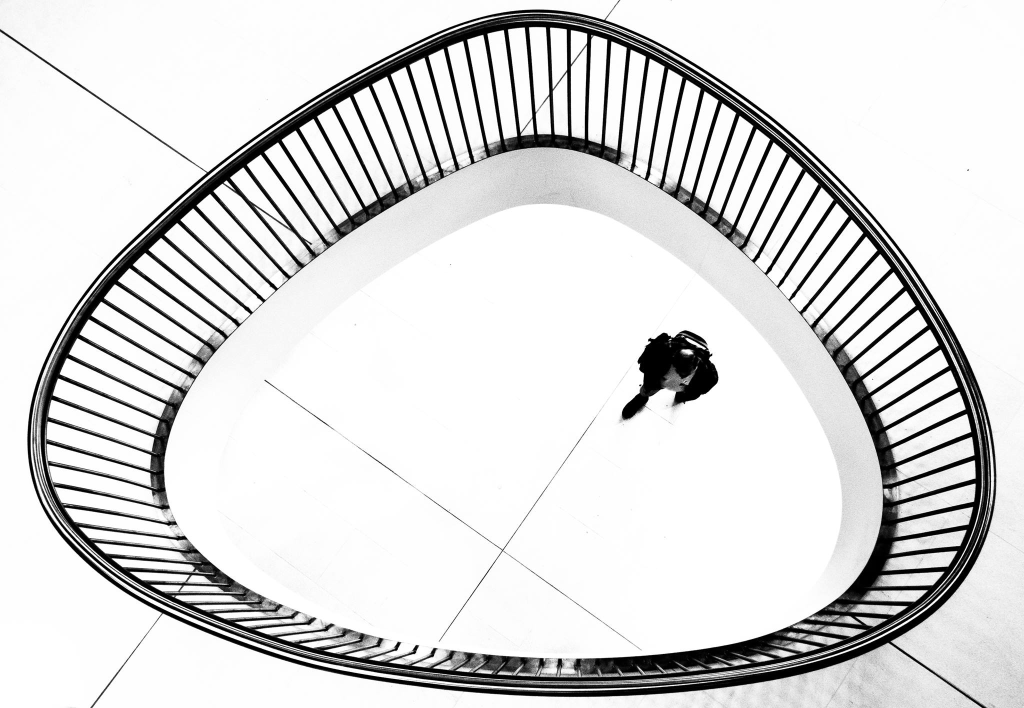
#> input picture source-imgs/man.jpg, 2048 x 1416 px, given as the content of the folder source-imgs/trans-visibility-day, which was not available (shown at 1/2 size)
$ python trans-visibility-day.py
#> lines starting #> are read from the running program, lines starting #| are printed output that depends on the picture; pictures that were not available may be replaced by others from this repository, and a replacement may not be noted
### helper_functions.py
# Copyright 2025
# Author: Michal Jenčo
# Email: michal.jenco.brno@gmail.com


from random import randint

from PIL import ImagePalette, Image, ImageDraw, ImageFont, ImageFilter, ImageEnhance
import random
from typing import Any
import numpy as np


# [50 lines left out: functions generate_palette, shift_rgb, euclidean_distance, not called in this run]


def get_image_center_coord(width: int, height: int) -> tuple[int, int]:
    return width // 2, height // 2


# [28 lines left out: functions generate_circle_mask, reduce_palette, not called in this run]

def average_rgb_pixel(r, g, b) -> int:
    return (r + g + b) // 3


# [12 lines left out: function convert_image_to_rgba, not called in this run]
    # img.save("masks/man_rgba2.png")

def mask_images(img1: Image, img2: Image, mask: Image) -> Image:
    return Image.composite(img1, img2, mask)


def get_math_fname(func) -> str:
    return str(func).split()[-1][:-1]

# generate_circle_mask((1536, 2048), feather=1.5)
# convert_image_to_rgba(Image.open("masks/man.png"))

# [35 lines left out: functions generate_stripes_overlay, vary_palette, not called in this run]


def create_stripes(image: Image, num_of_stripes: int, stripe_height: int, stripe_func = None):
    for i in range(num_of_stripes):
        upper = randint(0, image.height)
        lower = upper + stripe_height

        left, upper, right, lower = 0, upper, image.width, lower
        box = (left, upper, right, lower)
        stripe = image.crop(box=box)

        if stripe_func:
            stripe = stripe_func(stripe)

        upper = randint(0, image.height)
        lower = upper + stripe_height
        image.paste(stripe, box=(0, upper, image.width, lower))


# [31 lines of commented-out code are left out]


# [100 lines left out: functions threshold_pixels, threshold_palette, glitch_pixels, displacement_func, generate_img_with_adaptive_palette, make_tiles, not called in this run]


class PanDirection:
    LEFT_RIGHT = 0
    RIGHT_LEFT = 1
    LRL = 2
    RLR = 3


def make_panned_sequence(image: Image,
                         direction: PanDirection,
                         step_size: int,
                         aspect_ratio: str
                         ) -> list[Image]:
    """
    :param image:
    :param direction:
    :param step_size:
    :param aspect_ratio: Need to be string in the format "x:y", e.g. 4:5 for instagram
    :return:
    """

    w, h = image.size

    x_ratio, y_ratio = aspect_ratio.split(":")
    x_ratio, y_ratio = int(x_ratio), int(y_ratio)

    output_sequence: list[Image] = []
    slide_width = int(h / y_ratio * x_ratio)

    left, upper, right, lower = 0, 0, slide_width, h

    while True:
        box = left, upper, right, lower
        slide = image.crop(box)

        output_sequence.append(slide)

        left += step_size
        right += step_size

        if right > w:
            break

    if direction == PanDirection.LEFT_RIGHT:
        return output_sequence
    elif direction == PanDirection.RIGHT_LEFT:
        output_sequence.reverse()

        return output_sequence
    elif direction == PanDirection.LRL:
        reversed_copy = output_sequence.copy()
        reversed_copy.reverse()

        return output_sequence[:-1] + reversed_copy


# [191 lines left out: functions make_panned_sequence_list, darken_palette, add_neon_text, apply_bloom_effect, round_and_diffuse_corners, create_image_grid and 1 more, not called in this run]

### trans-visibility-day.py
# Copyright 2025
# Author: Michal Jenčo
# Email: michal.jenco.brno@gmail.com


from random import  randrange

from PIL import Image
import os
from pathlib import Path

from helper_functions import create_stripes, make_panned_sequence, PanDirection
from palettes import trans_flag_palette


if __name__ == '__main__':
    project_name = "trans-visibility-day"
    src_folder = f"source-imgs/{project_name}"
    image_paths = list(Path(src_folder).glob("*.jpg"))
    images = [Image.open(image_path) for image_path in image_paths]
#> images = 1 item

    for i, img in enumerate(images):
        pan_series = make_panned_sequence(img, PanDirection.LEFT_RIGHT, 20, "4:5")

        for j, slide in enumerate(pan_series):
            w, h = slide.size

            ### ADD STRIPE COPIES
            create_stripes(
                slide,
                num_of_stripes=10,
                stripe_height=randrange(10, 30),
            )
            ### ADD STRIPE COPIES

            ### DITHER + PALETTE
            palette_image = Image.new('P', (1, 1))
            palette_image.putpalette(trans_flag_palette)

            slide = slide.quantize(palette=palette_image, dither=Image.Dither.RASTERIZE)
            ### DITHER + PALETTE

            save_path = f"pallette-out/{project_name}/{i}-{j}.png"
            print(f"Saving {save_path}")
            slide.save(save_path)
#> this loop made 1 pass
#> (w in make_panned_sequence, h in make_panned_sequence, x_ratio in make_panned_sequence, y_ratio in make_panned_sequence, slide_width in make_panned_sequence, upper in make_panned_sequence) on pass 1: (2048, 1416, 4, 5, 1132, 0)
#> (printed output is left out)
#> pass 1, `slide.save(save_path)`:
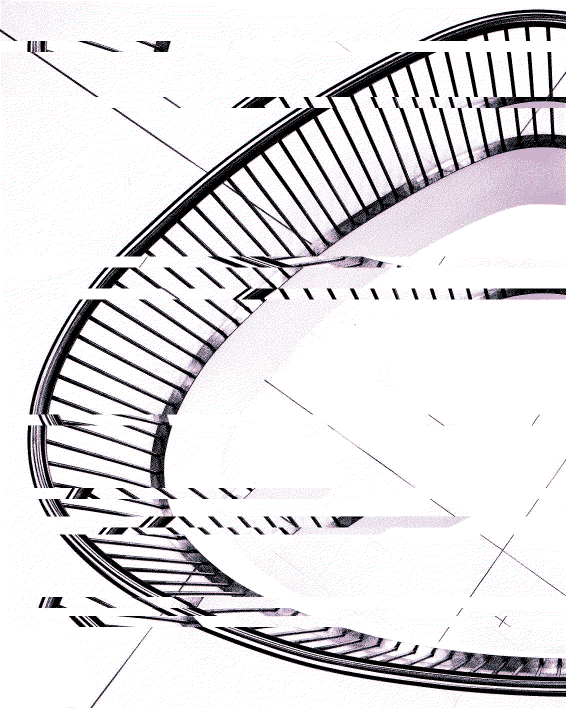
#> saved as 0-0.png: PIL image 1132x1416 P (shown at 1/2 size); mean R, G, B 224.7, 222.8, 225
#> pass 1, `slide.save(save_path)`:
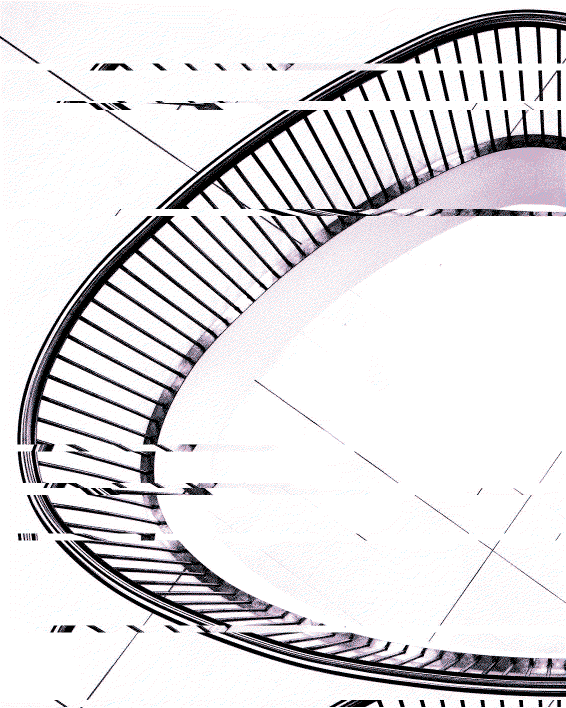
#> saved as 0-1.png: PIL image 1132x1416 P (shown at 1/2 size); mean R, G, B 224.5, 222.7, 224.9
#> pass 1, `slide.save(save_path)`:
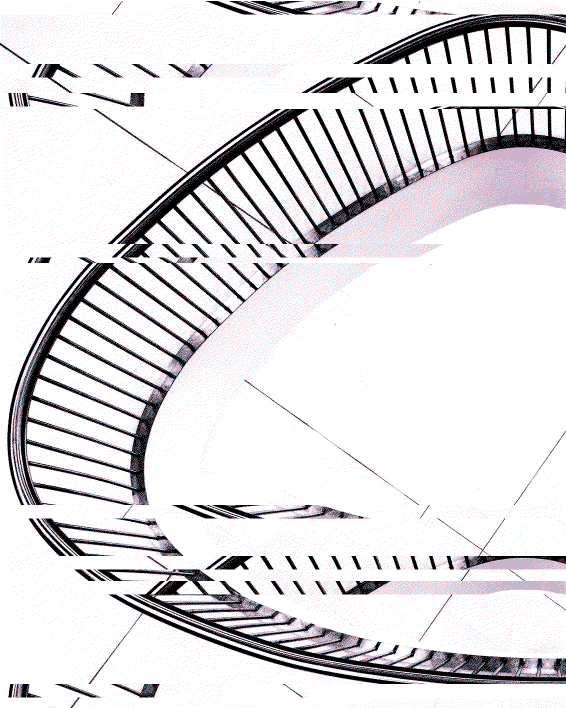
#> saved as 0-2.png: PIL image 1132x1416 P (shown at 1/2 size); mean R, G, B 223.8, 221.7, 224.2
#> pass 1, `slide.save(save_path)`:
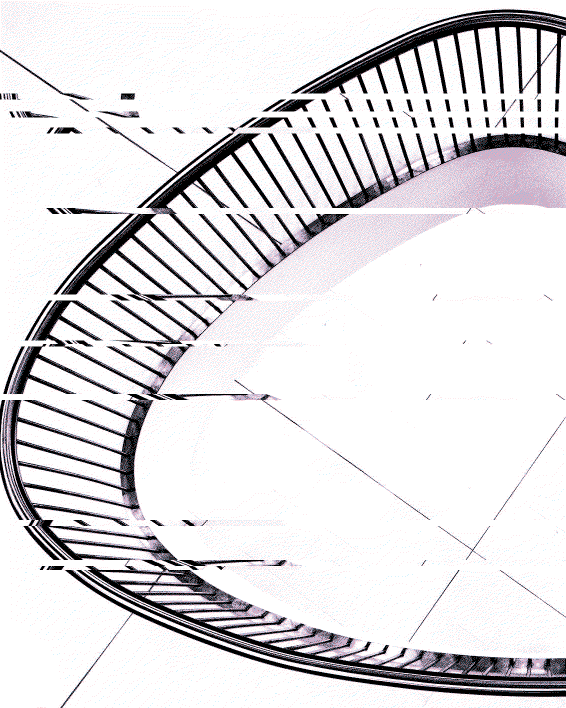
#> saved as 0-3.png: PIL image 1132x1416 P (shown at 1/2 size); mean R, G, B 224.4, 222.5, 224.7
#> after the loop:
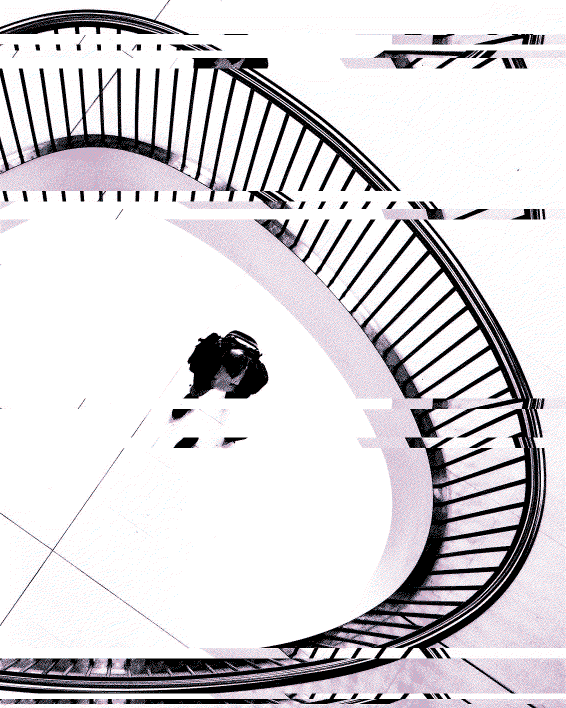
#> slide: PIL image 1132x1416 P (shown at 1/2 size); mean R, G, B 215.7, 212.9, 216
